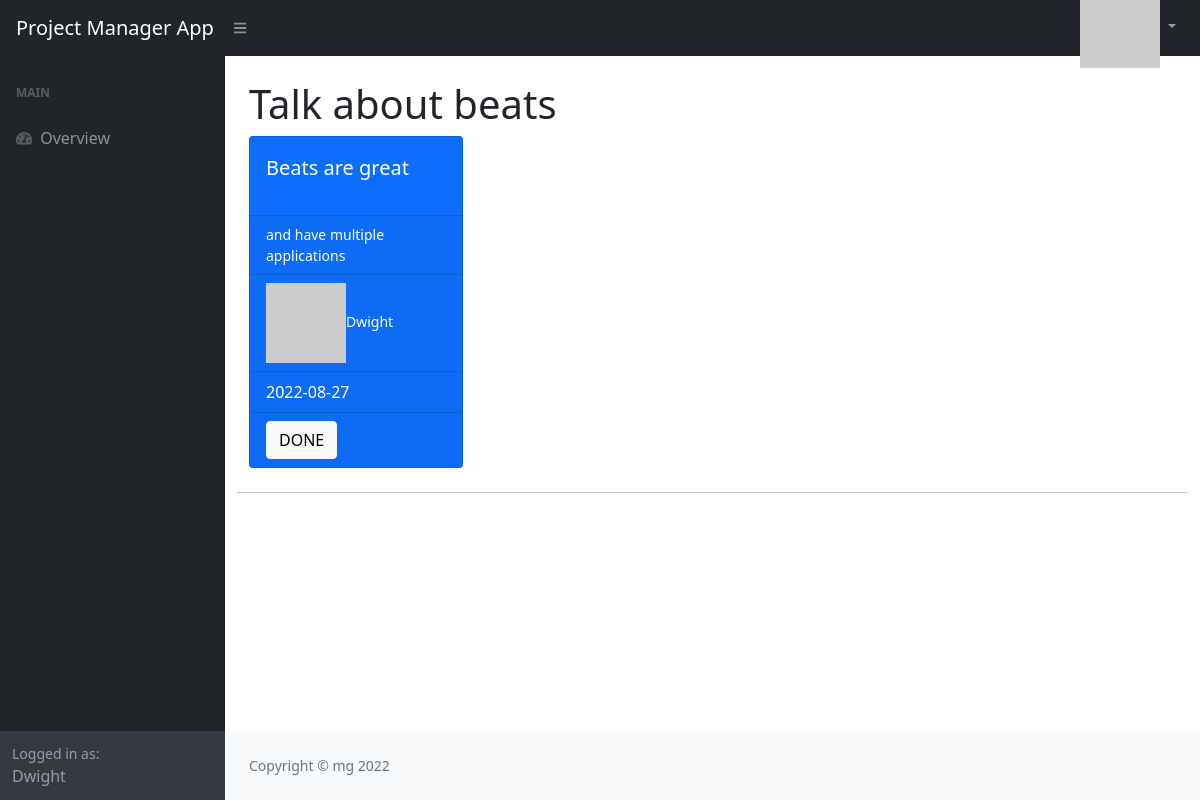
Screenshot of / (signed in) with the database file from the repository.
### main.py (models this page shows)
class User(UserMixin, db.Model):
    __tablename__ = "users"
    id = db.Column(db.Integer, primary_key=True)
    email = db.Column(db.String(100), unique=True)
    password = db.Column(db.String(100))
    name = db.Column(db.String(100))
    position = db.Column(db.String(100))
    project_id = db.Column(db.Integer, db.ForeignKey("projects.id"))
    project = relationship("Project", back_populates="users")
    tasks = relationship("Task", secondary=user_task, backref="involved_users")

class Project(db.Model):
    __tablename__ = "projects"
    id = db.Column(db.Integer, primary_key=True)
    name = db.Column(db.String(100), unique=True)
    tasks = relationship("Task", back_populates="project")
    users = relationship("User", back_populates="project")

class Task(db.Model):
    __tablename__ = "tasks"
    id = db.Column(db.Integer, primary_key=True)
    title = db.Column(db.String(), unique=True)
    description = db.Column(db.String(1000))
    deadline = db.Column(db.String(10))
    project_id = db.Column(db.Integer, db.ForeignKey("projects.id"))
    project = relationship("Project", back_populates="tasks")
    in_progress = db.Column(db.Boolean)
    task_done = db.Column(db.Boolean)
    deadline_warning = db.Column(db.Boolean)
    deadline_passed = db.Column(db.Boolean)

### main.py (the view, shortened to what this page needs)
@app.route("/", methods=["GET", "POST"])
@users_only
def index():
    task_done_form = TaskDone()
    if current_user.position == "manager":
        tasks_to_show = db.session.query(Task).all()
    else:
        project_that_user_is_on = current_user.project_id
        tasks_to_show = Project.query.get(project_that_user_is_on).tasks
    current_date_dt = datetime.now()
    current_date = str(current_date_dt)[:10]
    warning_date_dt = current_date_dt + timedelta(days=3)
    warning_date = str(warning_date_dt)[:10]
    for task in tasks_to_show:
        if task.task_done is True:
            pass
        elif task.deadline < current_date:
            task.in_progress = False
            task.deadline_warning = False
            task.deadline_passed = True
        elif task.deadline <= warning_date:
            task.in_progress = False
            task.deadline_warning = True
            task.deadline_passed = False
        else:
            task.in_progress = True
            task.deadline_warning = False
            task.deadline_passed = False
    db.session.commit()
    if current_user.position == "manager":
        all_projects = db.session.query(Project).all()
    else:
        project_that_user_is_on = current_user.project_id
        all_projects = list()
        all_projects.append(Project.query.get(project_that_user_is_on))
    return render_template("index.html", projects=all_projects, gravatar=default_avatar_mini, form=task_done_form)

### forms.py
class TaskDone(FlaskForm):
    id = HiddenField("")
    done = SubmitField("DONE")
    undone = SubmitField("UNDONE")

### main.py (called while the page is built)
def users_only(func):
    @wraps(func)
    def wrapped_view(*args, **kwargs):
        try:
            int(current_user.get_id())
        except TypeError:
            return redirect("/login")
        return func(*args, **kwargs)
    return wrapped_view

@login_manager.user_loader
def load_user(user_id):
    user = User.query.get(user_id)
    if user:
        return user
    else:
        return None

### templates/index.html (shortened to what this page needs)
{% import "bootstrap/wtf.html" as wtf %}
{% include "header.html" %}
{% include "side_navbar.html" %}
<div id="layoutSidenav_content">
    <main>
        <div class="container-fluid px-4">
        {% if current_user.position == "manager" %}
            {% set show = True %}
        {% endif %}
        {% for project in projects %}
            <h1 class="mt-4">
                {{ project.name }}
            </h1>
            <div class="row">
                {% for task in project.tasks %}
                    {% set show_date = True %}
                    {% if task.deadline_passed == 1 %}
                        {% set card_color = "card bg-danger text-white mb-4" %}
                    {% elif task.deadline_warning == 1 %}
                        {% set card_color = "card bg-warning text-white mb-4" %}
                    {% elif task.task_done == 1 %}
                        {% set card_color = "card bg-success text-white mb-4" %}
                        {% set show_date = False %}
                    {% else %}
                        {% set card_color = "card bg-primary text-white mb-4" %}
                    {% endif %}
                    <div class="col-xl-3 col-md-6">
                        <div class="{{ card_color }}">
                            <div class="card-body">
                                <div class="blockquote text-white">
                                    {{ task.title }}
                                </div>
                            </div>
                            <div class="card-footer d-flex align-items-center justify-content-between">
                                <div class="small text-white">
                                    {{ task.description }}
                                </div>
                            </div>
                            <div class="card-footer d-flex align-items-center justify-content-between">
                                <div class="small text-white">
                                    {% if task.involved_users == [] %}
                                        <h6><strong>No users assigned to task !</strong></h6>
                                    {% else %}
                                        {% for user in task.involved_users %}
                                            <img src={{user.email|gravatar}}/>{{ user.name }}
                                            <br>
                                        {% endfor %}
                                    {% endif %}
                                </div>
                            </div>
                            {% if show_date %}
                            <div class="card-footer d-flex align-items-center justify-content-between">
                                {{ task.deadline }}
                            </div>
                            {% if task in current_user.tasks or current_user.position == "manager" %}
                            <div class="card-footer d-flex align-items-center justify-content-between">
                                <form action="" method="post" class="form" role="form">
                                    {{ wtf.form_field(form.done, class_="btn btn-light") }}
                                </form>
                            </div>
                            {% endif %}
                            {% endif %}
                        </div>
                    </div>
                {% endfor %}
                 <hr>
            {% endfor %}
        </div>
    </main>
    {% include "footer.html" %}

### templates/side_navbar.html (shortened to what this page needs)
<div id="layoutSidenav">
    <div id="layoutSidenav_nav">
        <nav class="sb-sidenav accordion sb-sidenav-dark" id="sidenavAccordion">
            <div class="sb-sidenav-menu">
                <div class="nav">
                    <div class="sb-sidenav-menu-heading">Main</div>
                    <a class="nav-link" href="{{ url_for('index')}}">
                        <div class="sb-nav-link-icon"><i class="fas fa-tachometer-alt"></i></div>
                        Overview
                    </a>
                </div>
            </div>
            {% if current_user.is_authenticated %}
            <div class="sb-sidenav-footer">
                <div class="small">Logged in as:</div>
                {{ current_user.name }}
            </div>
            {% endif %}
        </nav>
    </div>

### rows the page displays
User: name "Dwight"
Project: name "Talk about beats"
Task: title "Beats are great", description "and have multiple applications", deadline "2022-08-27"
